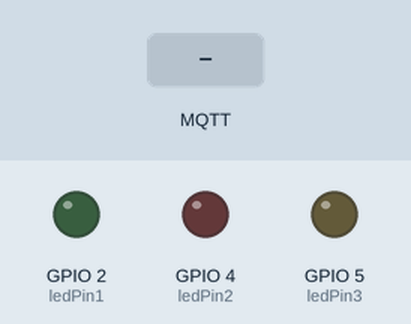
The program below on a simulated ESP32. Shown: output pins drawn as LEDs (lit = HIGH). Dashed ring = blinking. The inputs (shaded band) are chosen by the test bench. WiFi joins after 1.5 s; servers stay silent unless stated; no MQTT or app messages arrive unless stated.

Above: at 2.7 s.
2.8 s: MQTT message "3" arrives on the first subscribed topic
At 5.3 s:
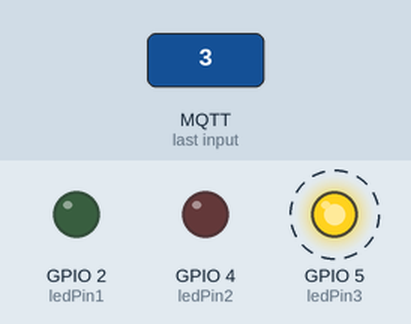
5.8 s: MQTT message "1" arrives on the first subscribed topic
At 6.1 s:
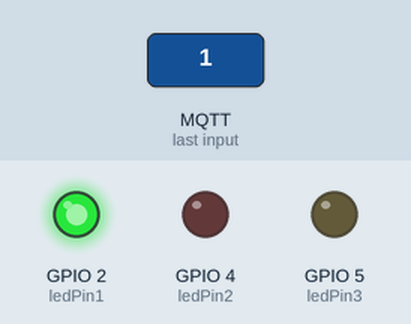
7.3 s: MQTT message "2" arrives on the first subscribed topic
At 8.4 s:
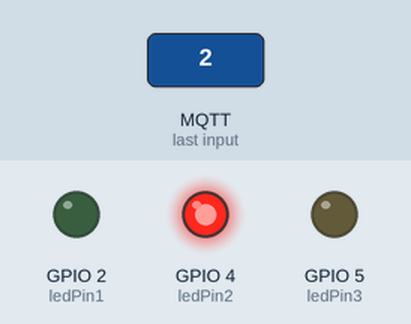
8.8 s: MQTT message "0" arrives on the first subscribed topic
At 9.5 s:
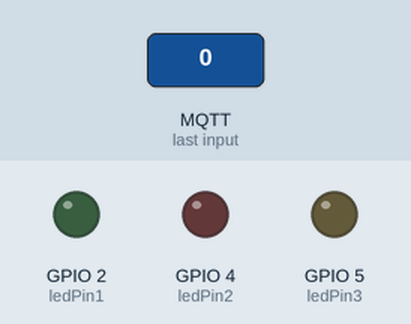
Timing chart, 0 to 11.3 s (numbered marks = the images above; inputs shaded):
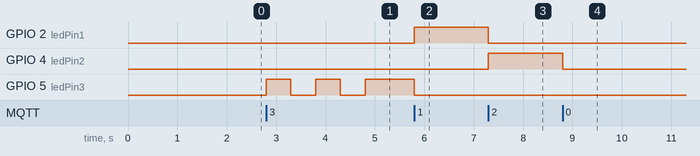

Measured:
- after the input at 2.8 s, GPIO 5 (ledPin3): alternates HIGH for 0.50 s and LOW for 0.50 s, starting at once
- after the input at 5.8 s, GPIO 2 (ledPin1): LOW → HIGH at once; GPIO 5 (ledPin3): HIGH → LOW at once
- after the input at 7.3 s, GPIO 2 (ledPin1): HIGH → LOW at once; GPIO 4 (ledPin2): LOW → HIGH at once
- after the input at 8.8 s, GPIO 4 (ledPin2): HIGH → LOW at once

The program:

main.cpp
```cpp
#include "esp32-hal.h"
#include <Arduino.h>

#include <WiFi.h>
#include <PubSubClient.h>

const char* ssid = "Wokwi-GUEST";
const char* password = "";
const char* mqtt_server = "broker.hivemq.com";

WiFiClient espClient;
PubSubClient client(espClient);
const char* topic = "AKM_RUSSIAN_ROULATE";

const int ledPin1 = 2;
const int ledPin2 = 4;
const int ledPin3 = 5;

void setup_wifi() {
  WiFi.begin(ssid, password);
  while (WiFi.status() != WL_CONNECTED) {
    delay(500);
  }
}

void callback(char* topic, byte* payload, unsigned int length) {
  if ((char)payload[0] == '1') {
    digitalWrite(ledPin1, HIGH);
    digitalWrite(ledPin2, LOW);
    digitalWrite(ledPin3, LOW);

  } else if ((char)payload[0] == '2') {
    digitalWrite(ledPin1, LOW);
    digitalWrite(ledPin2, HIGH);
    digitalWrite(ledPin3, LOW);

  } else if ((char)payload[0] == '3') {
    for (int i = 0; i < 2; i++){
      digitalWrite(ledPin1, LOW);
      digitalWrite(ledPin2, LOW);
      digitalWrite(ledPin3, HIGH);
      delay(500);
      digitalWrite(ledPin3, LOW);
      delay(500);
    }
    digitalWrite(ledPin3, HIGH);
  } else {
    digitalWrite(ledPin1, LOW);
    digitalWrite(ledPin2, LOW);
    digitalWrite(ledPin3, LOW);
  }
}

void reconnect() {
  while (!client.connected()) {
    if (client.connect("esp32-client")) {
      client.subscribe(topic);
    } else {
      delay(1000);
    }
  }
}

void setup() {
  pinMode(ledPin1, OUTPUT);
  pinMode(ledPin2, OUTPUT);
  pinMode(ledPin3, OUTPUT);
  setup_wifi();
  client.setServer(mqtt_server, 1883);
  client.setCallback(callback);
}

void loop() {
  if (!client.connected()) {
    reconnect();
  }
  client.loop();
}
```
